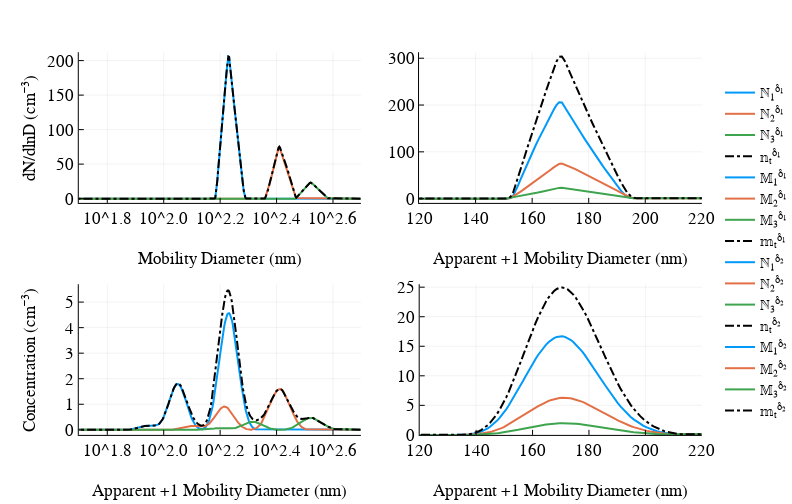

This figure's notebook cell:
### Code cell
# Setup the special case
Dm = 100                 # Dry size 100 nm
zˢ = dtoz(Λ₁, Dm*1e-9);  # Compute corresponding electrical mobility
n = 3      # Charges 1..3
gf = 1.7   # Growth factor

figure("Nimbus Sans L", 2, 5.5, 3.5, 8)

# Panel 1: Assumed diameter
𝕩 = map(k -> Nkz(zˢ,k,Λ₁,δ₁), 1:3)
𝕪 = Nz(zˢ,Λ₁,δ₁)
p1 = plot(𝕩[1].Dp, 𝕩[1].S, label = "ℕ₁<sup>δ₁</sup>", xaxis = :log10, xlim = (50,500),
         xlabel = "Mobility Diameter (nm)")
p1 = plot!(𝕩[2].Dp, 𝕩[2].S, label = "ℕ₂<sup>δ₁</sup>")
p1 = plot!(𝕩[3].Dp, 𝕩[3].S, label = "ℕ₃<sup>δ₁</sup>")
p1 = plot!(𝕪.Dp, 𝕪.S, color = :black, label = "𝕟ₜ<sup>δ₁</sup>", ls = :dashdot, lw = 1.25, 
    ylabel = "dN/dlnD (cm⁻³)", left_margin = 30px)

# Panel 2: Mobility diameter
𝕩 = map(k -> Nkm(zˢ,k,Λ₁,δ₁), 1:3)
𝕪 = Nm(zˢ,Λ₁,δ₁)
p2 = plot(𝕩[1].Dp, 𝕩[1].S, xlim = (120, 220), label = "𝕄₁<sup>δ₁</sup>", 
         xlabel = "Apparent +1 Mobility Diameter (nm)")
p2 = plot!(𝕩[2].Dp, 𝕩[2].S, label = "𝕄₂<sup>δ₁</sup>")
p2 = plot!(𝕩[3].Dp, 𝕩[3].S, label = "𝕄₃<sup>δ₁</sup>")
p2 = plot!(𝕪.Dp, 𝕪.S, color = :black, lw = 1.25, ls = :dashdot, label = "𝕞ₜ<sup>δ₁</sup>")

# Panel 3: Passage through DMA
𝕩 = map(k -> δ₂.𝐀*Nkz(zˢ,k,Λ₁,δ₁), 1:3)
𝕪 = δ₂.𝐀*Nz(zˢ,Λ₁,δ₁)
p3 = plot(𝕩[1].Dp, 𝕩[1].N, label = "ℕ₁<sup>δ₂</sup>")
p3 = plot!(𝕩[2].Dp, 𝕩[2].N, label = "ℕ₂<sup>δ₂</sup>")
p3 = plot!(𝕩[3].Dp, 𝕩[3].N, label = "ℕ₃<sup>δ₂</sup>")
p3 = plot!(𝕪.Dp, 𝕪.N, xaxis = :log10,  ylim = (-0.2,5.7), xlim = (50,500), color = :black, ls = :dashdot,
            left_margin = 34px, lw = 1.25, xlabel = "Apparent +1 Mobility Diameter (nm)", 
            label = "𝕟ₜ<sup>δ₂</sup>", ylabel = "Concentration (cm⁻³)")

# Panel 4: Mobility diameter + passage through DMA
𝕩 = map(k -> δ₂.𝐎*Nkm(zˢ,k,Λ₁,δ₁), 1:3)
𝕪 = δ₂.𝐎*Nm(zˢ,Λ₁,δ₁)
p4 = plot(𝕩[1].Dp, 𝕩[1].N, label = "𝕄₁<sup>δ₂</sup>")
p4 = plot!(𝕩[2].Dp, 𝕩[2].N, label = "𝕄₂<sup>δ₂</sup>")
p4 = plot!(𝕩[3].Dp, 𝕩[3].N, label = "𝕄₃<sup>δ₂</sup>")
p4 = plot!(𝕪.Dp, 𝕪.N, xlim = (120,220), xlabel = "Apparent +1 Mobility Diameter (nm)", lw = 1.25, 
          ls = :dashdot, color = :black, left_margin = 18px, ylim = (0,25.5), label = "𝕞ₜ<sup>δ₂</sup>")

plot(p1,p2,p3,p4, layout = grid(2,2), legend=:right, top_margin = 35px, right_margin = 20px, lw = 2,
     bottom_margin = 20px, fmt = :svg)

### Figure 1 — Plotly figure (JSON) as saved in the notebook; plotly's stock layout.template omitted (floating-point values rounded to 4 significant figures; data arrays with more than 128 entries replaced by an {"elided": "..."} marker saying what was removed)
{"data": [{"colorbar": {"title": ""}, "hoverinfo": "text", "legendgroup": "ℕ₁<sup>δ₁</sup>", "line": {"color": "rgba(0, 154, 250, 1.000)", "dash": "solid", "shape": "linear", "width": 2}, "mode": "lines", "name": "ℕ₁<sup>δ₁</sup>", "showlegend": true, "text": {"elided": "512 null values"}, "type": "scatter", "x": {"elided": "512 float values"}, "xaxis": "x1", "y": {"elided": "512 float values"}, "yaxis": "y1", "zmax": 0.1, "zmin": -0.1}, {"colorbar": {"title": ""}, "hoverinfo": "text", "legendgroup": "ℕ₂<sup>δ₁</sup>", "line": {"color": "rgba(227, 111, 71, 1.000)", "dash": "solid", "shape": "linear", "width": 2}, "mode": "lines", "name": "ℕ₂<sup>δ₁</sup>", "showlegend": true, "text": {"elided": "512 null values"}, "type": "scatter", "x": {"elided": "512 float values"}, "xaxis": "x1", "y": {"elided": "512 float values"}, "yaxis": "y1", "zmax": 0.1, "zmin": -0.1}, {"colorbar": {"title": ""}, "hoverinfo": "text", "legendgroup": "ℕ₃<sup>δ₁</sup>", "line": {"color": "rgba(62, 164, 78, 1.000)", "dash": "solid", "shape": "linear", "width": 2}, "mode": "lines", "name": "ℕ₃<sup>δ₁</sup>", "showlegend": true, "text": {"elided": "512 null values"}, "type": "scatter", "x": {"elided": "512 float values"}, "xaxis": "x1", "y": {"elided": "512 float values"}, "yaxis": "y1", "zmax": 0.1, "zmin": -0.1}, {"colorbar": {"title": ""}, "hoverinfo": "text", "legendgroup": "𝕟ₜ<sup>δ₁</sup>", "line": {"color": "rgba(0, 0, 0, 1.000)", "dash": "dashdot", "shape": "linear", "width": 2}, "mode": "lines", "name": "𝕟ₜ<sup>δ₁</sup>", "showlegend": true, "text": {"elided": "512 null values"}, "type": "scatter", "x": {"elided": "512 float values"}, "xaxis": "x1", "y": {"elided": "512 float values"}, "yaxis": "y1", "zmax": 0.1, "zmin": -0.1}, {"colorbar": {"title": ""}, "hoverinfo": "text", "legendgroup": "𝕄₁<sup>δ₁</sup>", "line": {"color": "rgba(0, 154, 250, 1.000)", "dash": "solid", "shape": "linear", "width": 2}, "mode": "lines", "name": "𝕄₁<sup>δ₁</sup>", "showlegend": true, "text": {"elided": "512 null values"}, "type": "scatter", "x": {"elided": "512 float values"}, "xaxis": "x2", "y": {"elided": "512 float values"}, "yaxis": "y2", "zmax": 0.1, "zmin": -0.1}, {"colorbar": {"title": ""}, "hoverinfo": "text", "legendgroup": "𝕄₂<sup>δ₁</sup>", "line": {"color": "rgba(227, 111, 71, 1.000)", "dash": "solid", "shape": "linear", "width": 2}, "mode": "lines", "name": "𝕄₂<sup>δ₁</sup>", "showlegend": true, "text": {"elided": "512 null values"}, "type": "scatter", "x": {"elided": "512 float values"}, "xaxis": "x2", "y": {"elided": "512 float values"}, "yaxis": "y2", "zmax": 0.1, "zmin": -0.1}, {"colorbar": {"title": ""}, "hoverinfo": "text", "legendgroup": "𝕄₃<sup>δ₁</sup>", "line": {"color": "rgba(62, 164, 78, 1.000)", "dash": "solid", "shape": "linear", "width": 2}, "mode": "lines", "name": "𝕄₃<sup>δ₁</sup>", "showlegend": true, "text": {"elided": "512 null values"}, "type": "scatter", "x": {"elided": "512 float values"}, "xaxis": "x2", "y": {"elided": "512 float values"}, "yaxis": "y2", "zmax": 0.1, "zmin": -0.1}, {"colorbar": {"title": ""}, "hoverinfo": "text", "legendgroup": "𝕞ₜ<sup>δ₁</sup>", "line": {"color": "rgba(0, 0, 0, 1.000)", "dash": "dashdot", "shape": "linear", "width": 2}, "mode": "lines", "name": "𝕞ₜ<sup>δ₁</sup>", "showlegend": true, "text": {"elided": "512 null values"}, "type": "scatter", "x": {"elided": "512 float values"}, "xaxis": "x2", "y": {"elided": "512 float values"}, "yaxis": "y2", "zmax": 0.1, "zmin": -0.1}, {"colorbar": {"title": ""}, "hoverinfo": "text", "legendgroup": "ℕ₁<sup>δ₂</sup>", "line": {"color": "rgba(0, 154, 250, 1.000)", "dash": "solid", "shape": "linear", "width": 2}, "mode": "lines", "name": "ℕ₁<sup>δ₂</sup>", "showlegend": true, "text": {"elided": "512 null values"}, "type": "scatter", "x": {"elided": "512 float values"}, "xaxis": "x3", "y": {"elided": "512 float values"}, "yaxis": "y3", "zmax": 0.1, "zmin": -0.1}, {"colorbar": {"title": ""}, "hoverinfo": "text", "legendgroup": "ℕ₂<sup>δ₂</sup>", "line": {"color": "rgba(227, 111, 71, 1.000)", "dash": "solid", "shape": "linear", "width": 2}, "mode": "lines", "name": "ℕ₂<sup>δ₂</sup>", "showlegend": true, "text": {"elided": "512 null values"}, "type": "scatter", "x": {"elided": "512 float values"}, "xaxis": "x3", "y": {"elided": "512 float values"}, "yaxis": "y3", "zmax": 0.1, "zmin": -0.1}, {"colorbar": {"title": ""}, "hoverinfo": "text", "legendgroup": "ℕ₃<sup>δ₂</sup>", "line": {"color": "rgba(62, 164, 78, 1.000)", "dash": "solid", "shape": "linear", "width": 2}, "mode": "lines", "name": "ℕ₃<sup>δ₂</sup>", "showlegend": true, "text": {"elided": "512 null values"}, "type": "scatter", "x": {"elided": "512 float values"}, "xaxis": "x3", "y": {"elided": "512 float values"}, "yaxis": "y3", "zmax": 0.1, "zmin": -0.1}, {"colorbar": {"title": ""}, "hoverinfo": "text", "legendgroup": "𝕟ₜ<sup>δ₂</sup>", "line": {"color": "rgba(0, 0, 0, 1.000)", "dash": "dashdot", "shape": "linear", "width": 2}, "mode": "lines", "name": "𝕟ₜ<sup>δ₂</sup>", "showlegend": true, "text": {"elided": "512 null values"}, "type": "scatter", "x": {"elided": "512 float values"}, "xaxis": "x3", "y": {"elided": "512 float values"}, "yaxis": "y3", "zmax": 0.1, "zmin": -0.1}, {"colorbar": {"title": ""}, "hoverinfo": "text", "legendgroup": "𝕄₁<sup>δ₂</sup>", "line": {"color": "rgba(0, 154, 250, 1.000)", "dash": "solid", "shape": "linear", "width": 2}, "mode": "lines", "name": "𝕄₁<sup>δ₂</sup>", "showlegend": true, "text": {"elided": "512 null values"}, "type": "scatter", "x": {"elided": "512 float values"}, "xaxis": "x4", "y": {"elided": "512 float values"}, "yaxis": "y4", "zmax": 0.1, "zmin": -0.1}, {"colorbar": {"title": ""}, "hoverinfo": "text", "legendgroup": "𝕄₂<sup>δ₂</sup>", "line": {"color": "rgba(227, 111, 71, 1.000)", "dash": "solid", "shape": "linear", "width": 2}, "mode": "lines", "name": "𝕄₂<sup>δ₂</sup>", "showlegend": true, "text": {"elided": "512 null values"}, "type": "scatter", "x": {"elided": "512 float values"}, "xaxis": "x4", "y": {"elided": "512 float values"}, "yaxis": "y4", "zmax": 0.1, "zmin": -0.1}, {"colorbar": {"title": ""}, "hoverinfo": "text", "legendgroup": "𝕄₃<sup>δ₂</sup>", "line": {"color": "rgba(62, 164, 78, 1.000)", "dash": "solid", "shape": "linear", "width": 2}, "mode": "lines", "name": "𝕄₃<sup>δ₂</sup>", "showlegend": true, "text": {"elided": "512 null values"}, "type": "scatter", "x": {"elided": "512 float values"}, "xaxis": "x4", "y": {"elided": "512 float values"}, "yaxis": "y4", "zmax": 0.1, "zmin": -0.1}, {"colorbar": {"title": ""}, "hoverinfo": "text", "legendgroup": "𝕞ₜ<sup>δ₂</sup>", "line": {"color": "rgba(0, 0, 0, 1.000)", "dash": "dashdot", "shape": "linear", "width": 2}, "mode": "lines", "name": "𝕞ₜ<sup>δ₂</sup>", "showlegend": true, "text": {"elided": "512 null values"}, "type": "scatter", "x": {"elided": "512 float values"}, "xaxis": "x4", "y": {"elided": "512 float values"}, "yaxis": "y4", "zmax": 0.1, "zmin": -0.1}], "layout": {"annotations": [], "height": 504, "legend": {"bgcolor": "rgba(255, 255, 255, 1.000)", "bordercolor": "rgba(0, 0, 0, 1.000)", "font": {"color": "rgba(0, 0, 0, 1.000)", "family": "Nimbus Sans L", "size": 14}, "tracegroupgap": 0, "x": 1, "y": 0.5}, "margin": {"b": 20, "l": 0, "r": 0, "t": 20}, "paper_bgcolor": "rgba(255, 255, 255, 1.000)", "plot_bgcolor": "rgba(255, 255, 255, 1.000)", "showlegend": true, "width": 792, "xaxis1": {"anchor": "y1", "domain": [0.1094, 0.5013], "gridcolor": "rgba(0, 0, 0, 0.100)", "gridwidth": 0.5, "linecolor": "rgba(0, 0, 0, 1.000)", "mirror": false, "range": [1.699, 2.699], "showgrid": true, "showline": true, "showticklabels": true, "tickangle": 0, "tickcolor": "rgb(0, 0, 0)", "tickfont": {"color": "rgba(0, 0, 0, 1.000)", "family": "Nimbus Sans L", "size": 17}, "tickmode": "array", "ticks": "inside", "ticktext": ["10^1.8", "10^2.0", "10^2.2", "10^2.4", "10^2.6"], "tickvals": [63.1, 100, 158.5, 251.2, 398.1], "title": "Mobility Diameter (nm)", "titlefont": {"color": "rgba(0, 0, 0, 1.000)", "family": "Nimbus Sans L", "size": 17}, "type": "log", "visible": true, "zeroline": false, "zerolinecolor": "rgba(0, 0, 0, 1.000)"}, "xaxis2": {"anchor": "y2", "domain": [0.582, 0.9747], "gridcolor": "rgba(0, 0, 0, 0.100)", "gridwidth": 0.5, "linecolor": "rgba(0, 0, 0, 1.000)", "mirror": false, "range": [120, 220], "showgrid": true, "showline": true, "showticklabels": true, "tickangle": 0, "tickcolor": "rgb(0, 0, 0)", "tickfont": {"color": "rgba(0, 0, 0, 1.000)", "family": "Nimbus Sans L", "size": 17}, "tickmode": "array", "ticks": "inside", "ticktext": ["120", "140", "160", "180", "200", "220"], "tickvals": [120, 140, 160, 180, 200, 220], "title": "Apparent +1 Mobility Diameter (nm)", "titlefont": {"color": "rgba(0, 0, 0, 1.000)", "family": "Nimbus Sans L", "size": 17}, "type": "-", "visible": true, "zeroline": false, "zerolinecolor": "rgba(0, 0, 0, 1.000)"}, "xaxis3": {"anchor": "y3", "domain": [0.1094, 0.5013], "gridcolor": "rgba(0, 0, 0, 0.100)", "gridwidth": 0.5, "linecolor": "rgba(0, 0, 0, 1.000)", "mirror": false, "range": [1.699, 2.699], "showgrid": true, "showline": true, "showticklabels": true, "tickangle": 0, "tickcolor": "rgb(0, 0, 0)", "tickfont": {"color": "rgba(0, 0, 0, 1.000)", "family": "Nimbus Sans L", "size": 17}, "tickmode": "array", "ticks": "inside", "ticktext": ["10^1.8", "10^2.0", "10^2.2", "10^2.4", "10^2.6"], "tickvals": [63.1, 100, 158.5, 251.2, 398.1], "title": "Apparent +1 Mobility Diameter (nm)", "titlefont": {"color": "rgba(0, 0, 0, 1.000)", "family": "Nimbus Sans L", "size": 17}, "type": "log", "visible": true, "zeroline": false, "zerolinecolor": "rgba(0, 0, 0, 1.000)"}, "xaxis4": {"anchor": "y4", "domain": [0.5829, 0.9747], "gridcolor": "rgba(0, 0, 0, 0.100)", "gridwidth": 0.5, "linecolor": "rgba(0, 0, 0, 1.000)", "mirror": false, "range": [120, 220], "showgrid": true, "showline": true, "showticklabels": true, "tickangle": 0, "tickcolor": "rgb(0, 0, 0)", "tickfont": {"color": "rgba(0, 0, 0, 1.000)", "family": "Nimbus Sans L", "size": 17}, "tickmode": "array", "ticks": "inside", "ticktext": ["120", "140", "160", "180", "200", "220"], "tickvals": [120, 140, 160, 180, 200, 220], "title": "Apparent +1 Mobility Diameter (nm)", "titlefont": {"color": "rgba(0, 0, 0, 1.000)", "family": "Nimbus Sans L", "size": 17}, "type": "-", "visible": true, "zeroline": false, "zerolinecolor": "rgba(0, 0, 0, 1.000)"}, "yaxis1": {"anchor": "x1", "domain": [0.6058, 0.9306], "gridcolor": "rgba(0, 0, 0, 0.100)", "gridwidth": 0.5, "linecolor": "rgba(0, 0, 0, 1.000)", "mirror": false, "range": [-6.179, 212.1], "showgrid": true, "showline": true, "showticklabels": true, "tickangle": 0, "tickcolor": "rgb(0, 0, 0)", "tickfont": {"color": "rgba(0, 0, 0, 1.000)", "family": "Nimbus Sans L", "size": 17}, "tickmode": "array", "ticks": "inside", "ticktext": ["0", "50", "100", "150", "200"], "tickvals": [0, 50, 100, 150, 200], "title": "dN/dlnD (cm⁻³)", "titlefont": {"color": "rgba(0, 0, 0, 1.000)", "family": "Nimbus Sans L", "size": 17}, "type": "-", "visible": true, "zeroline": false, "zerolinecolor": "rgba(0, 0, 0, 1.000)"}, "yaxis2": {"anchor": "x2", "domain": [0.6058, 0.9306], "gridcolor": "rgba(0, 0, 0, 0.100)", "gridwidth": 0.5, "linecolor": "rgba(0, 0, 0, 1.000)", "mirror": false, "range": [-9.112, 312.8], "showgrid": true, "showline": true, "showticklabels": true, "tickangle": 0, "tickcolor": "rgb(0, 0, 0)", "tickfont": {"color": "rgba(0, 0, 0, 1.000)", "family": "Nimbus Sans L", "size": 17}, "tickmode": "array", "ticks": "inside", "ticktext": ["0", "100", "200", "300"], "tickvals": [0, 100, 200, 300], "title": "", "titlefont": {"color": "rgba(0, 0, 0, 1.000)", "family": "Nimbus Sans L", "size": 17}, "type": "-", "visible": true, "zeroline": false, "zerolinecolor": "rgba(0, 0, 0, 1.000)"}, "yaxis3": {"anchor": "x3", "domain": [0.1058, 0.4306], "gridcolor": "rgba(0, 0, 0, 0.100)", "gridwidth": 0.5, "linecolor": "rgba(0, 0, 0, 1.000)", "mirror": false, "range": [-0.2, 5.7], "showgrid": true, "showline": true, "showticklabels": true, "tickangle": 0, "tickcolor": "rgb(0, 0, 0)", "tickfont": {"color": "rgba(0, 0, 0, 1.000)", "family": "Nimbus Sans L", "size": 17}, "tickmode": "array", "ticks": "inside", "ticktext": ["0", "1", "2", "3", "4", "5"], "tickvals": [0, 1, 2, 3, 4, 5], "title": "Concentration (cm⁻³)", "titlefont": {"color": "rgba(0, 0, 0, 1.000)", "family": "Nimbus Sans L", "size": 17}, "type": "-", "visible": true, "zeroline": false, "zerolinecolor": "rgba(0, 0, 0, 1.000)"}, "yaxis4": {"anchor": "x4", "domain": [0.1058, 0.4306], "gridcolor": "rgba(0, 0, 0, 0.100)", "gridwidth": 0.5, "linecolor": "rgba(0, 0, 0, 1.000)", "mirror": false, "range": [0, 25.5], "showgrid": true, "showline": true, "showticklabels": true, "tickangle": 0, "tickcolor": "rgb(0, 0, 0)", "tickfont": {"color": "rgba(0, 0, 0, 1.000)", "family": "Nimbus Sans L", "size": 17}, "tickmode": "array", "ticks": "inside", "ticktext": ["0", "5", "10", "15", "20", "25"], "tickvals": [0, 5, 10, 15, 20, 25], "title": "", "titlefont": {"color": "rgba(0, 0, 0, 1.000)", "family": "Nimbus Sans L", "size": 17}, "type": "-", "visible": true, "zeroline": false, "zerolinecolor": "rgba(0, 0, 0, 1.000)"}}}
